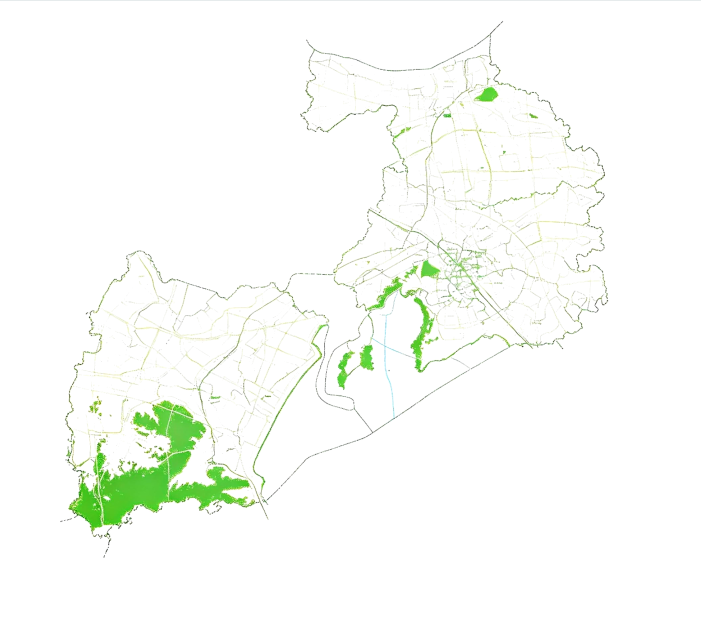
#> input picture green-space in 2015.png, 1402 x 1242 px (shown at 1/2 size)
$ python urban_green_mc_milp.py --input 'green-space in 2015.png' --planning-mask 'green-space in 2025.png' --districts 'green-space in 2025.png' --district-targets 'green-space in 2025.png'
#> lines starting #> are read from the running program, lines starting #| are printed output that depends on the picture; after the words box and inside, x2 and y2 are one past the last pixel; in counts of white or black regions, pixels touching at a corner belong together
#!/usr/bin/env python3
# -*- coding: utf-8 -*-
"""
Urban green-space Monte Carlo + PuLP MILP prototype.

Inputs:
  green_map.png       green pixels = green space, other pixels = non-green
  planning_mask.png   white/light = change allowed; black/dark = frozen
  districts.png       grayscale integer district IDs (0 may be background; configurable)
  district_targets.csv district_id,min_green_fraction,max_loss_fraction,min_growth_fraction
Optional target columns may be blank. Fractions are relative to the district's total pixel
count, except max_loss_fraction which is a fraction of the district's initial green area.
All images must have identical dimensions and be aligned pixel-for-pixel.

This is a raster prototype, not a geospatially referenced GIS workflow.
"""
import argparse, csv, json, os, sys
from pathlib import Path
import numpy as np
from PIL import Image

try:
    import pulp
except ImportError:
    print("Missing PuLP. Install dependencies with: pip install pulp numpy pillow", file=sys.stderr)
    raise

def load_rgb(path):
#> called with path = 'green-space in 2015.png'
    return np.asarray(Image.open(path).convert("RGB"), dtype=np.uint8)

def load_gray(path):
    return np.asarray(Image.open(path).convert("L"), dtype=np.uint8)

def green_mask(rgb, green_threshold=35):
    # Green-dominant classifier. Tune for your image palette.
#> called with green_threshold = 35
    r, g, b = rgb[:,:,0].astype(int), rgb[:,:,1].astype(int), rgb[:,:,2].astype(int)
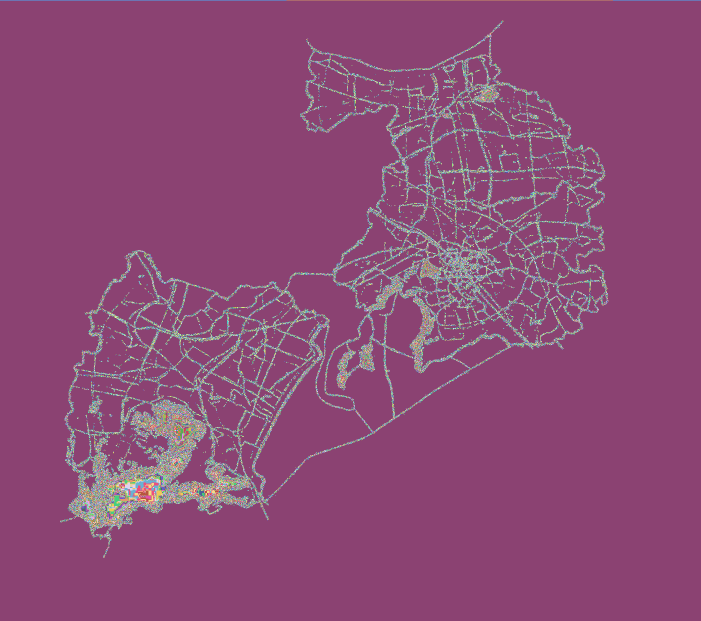
#> r: shape (1242, 1402) int64 (shown at 1/2 size); 242 distinct labels, from 0 to 255; one colour per label, 0 black
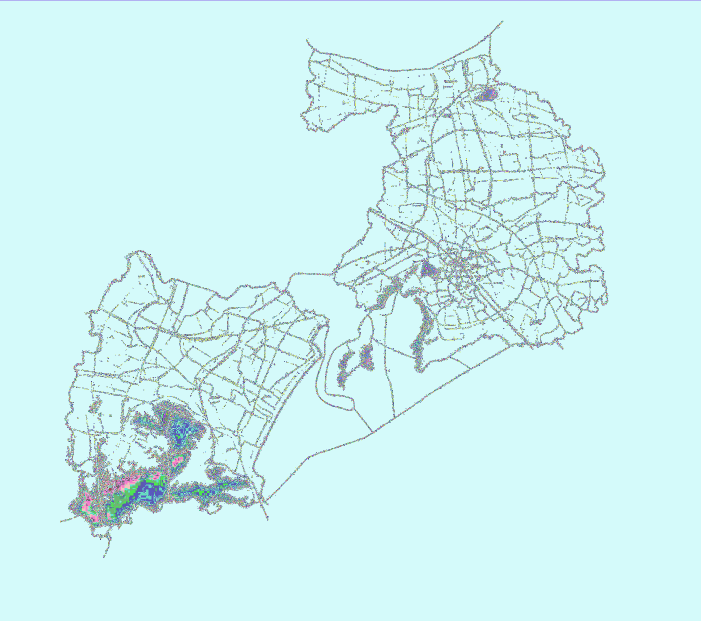
#> g: shape (1242, 1402) int64 (shown at 1/2 size); 225 distinct labels, from 7 to 255; one colour per label, 0 black
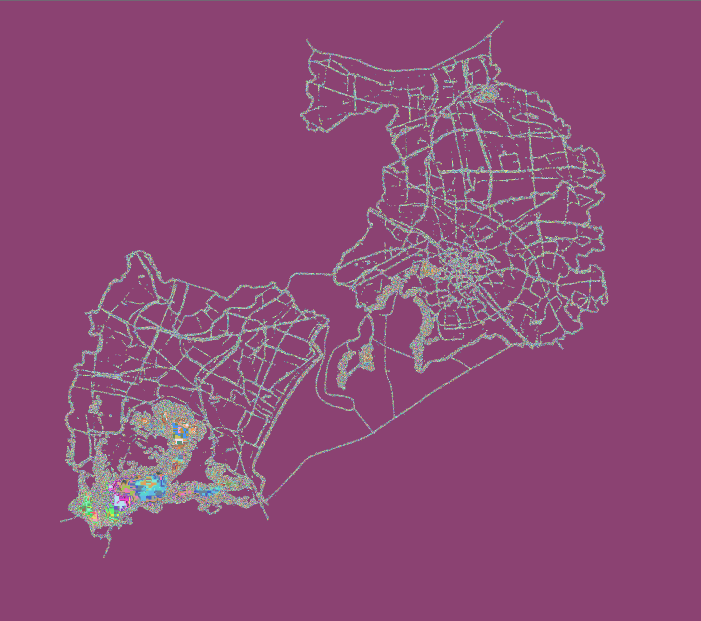
#> b: shape (1242, 1402) int64 (shown at 1/2 size); 256 distinct labels, from 0 to 255; one colour per label, 0 black
    return (g >= 80) & (g-r >= green_threshold) & (g-b >= green_threshold)
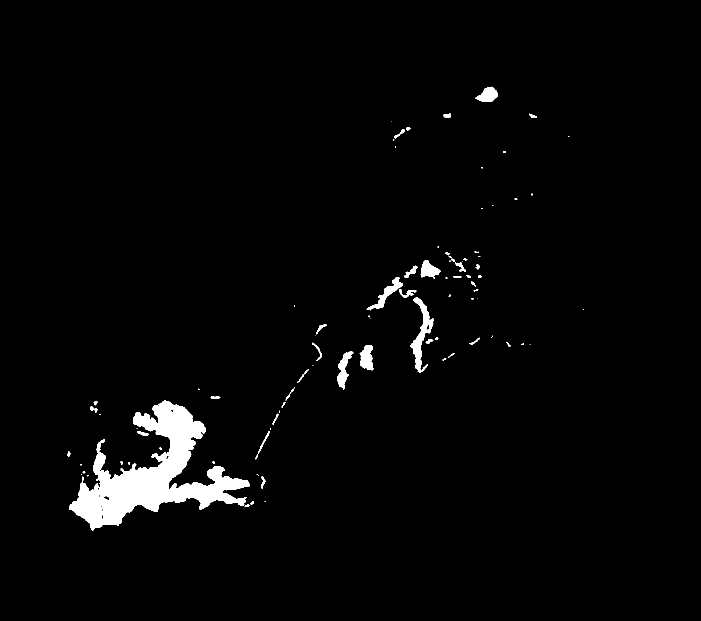
#> returned value: shape (1242, 1402) bool (shown at 1/2 size); 2.5% white; 89 white regions (44 under 20 px), largest, box (x1, y1, x2, y2) and area: (138, 801, 499, 1062) 32820, (821, 594, 868, 745) 2228, (733, 555, 805, 621) 1101

# [152 lines left out: functions save_mask, read_targets, neighbors4, component_count, make_candidates, solve_year, not called in this run]

def main():
    ap=argparse.ArgumentParser(description="Monte Carlo + PuLP MILP urban green-space simulation")
    ap.add_argument("--input",required=True,help="Initial green map image")
    ap.add_argument("--planning-mask",required=True,help="White/light=allowed, black/dark=frozen")
    ap.add_argument("--districts",required=True,help="Grayscale district ID image; 0 is background")
    ap.add_argument("--district-targets",required=True,help="CSV with district target constraints")
    ap.add_argument("--output",default="results_milp")
    ap.add_argument("--growth-rate",type=float,default=0.03)
    ap.add_argument("--loss-rate",type=float,default=0.02)
    ap.add_argument("--years",type=int,default=10)
    ap.add_argument("--runs",type=int,default=20)
    ap.add_argument("--max-candidates",type=int,default=3000,help="Maximum candidate add/remove pixels per year")
    ap.add_argument("--split-risk-rate",type=float,default=0.10,help="Soft penalty probability for loss candidates; not a hard split model")
    ap.add_argument("--green-threshold",type=int,default=35)
    ap.add_argument("--seed",type=int,default=42)
    ap.add_argument("--solver-msg",action="store_true")
    args=ap.parse_args()
    if not (0<=args.growth_rate<=1 and 0<=args.loss_rate<=1):
        ap.error("growth-rate and loss-rate must be between 0 and 1")
    if args.years<1 or args.runs<1 or args.max_candidates<1:
        ap.error("years, runs and max-candidates must be positive")
    rgb=load_rgb(args.input)
    initial=green_mask(rgb,args.green_threshold)
    planning=load_gray(args.planning_mask)
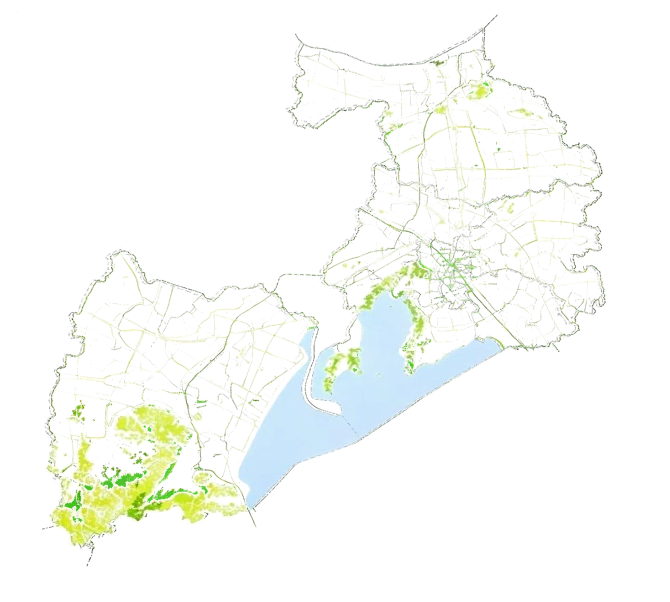
#> input picture green-space in 2025.png, 1340 x 1203 px (shown at 1/2 size)
    allowed=planning>=128
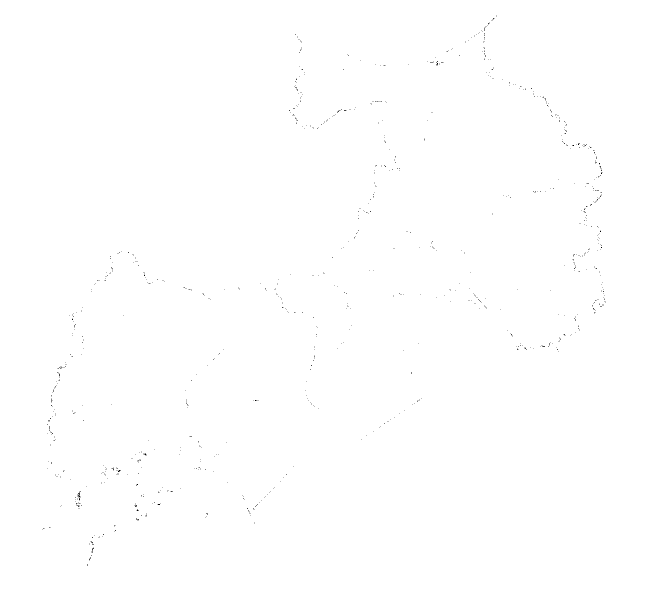
#> allowed: shape (1203, 1340) bool (shown at 1/2 size); 99.9% white; black in thin lines or dots, all inside (x1, y1, x2, y2) = (85, 31, 1211, 1132)
    districts=load_gray(args.districts).astype(np.int32)
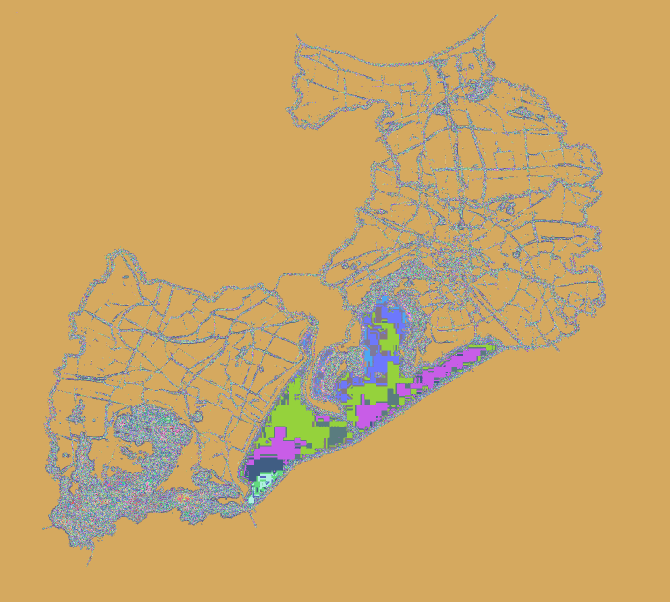
#> districts: shape (1203, 1340) int32 (shown at 1/2 size); 209 distinct labels, from 24 to 255; one colour per label, 0 black
    if initial.shape!=allowed.shape or initial.shape!=districts.shape:
#> (the run stopped early here; a loop or call above may not have finished)
